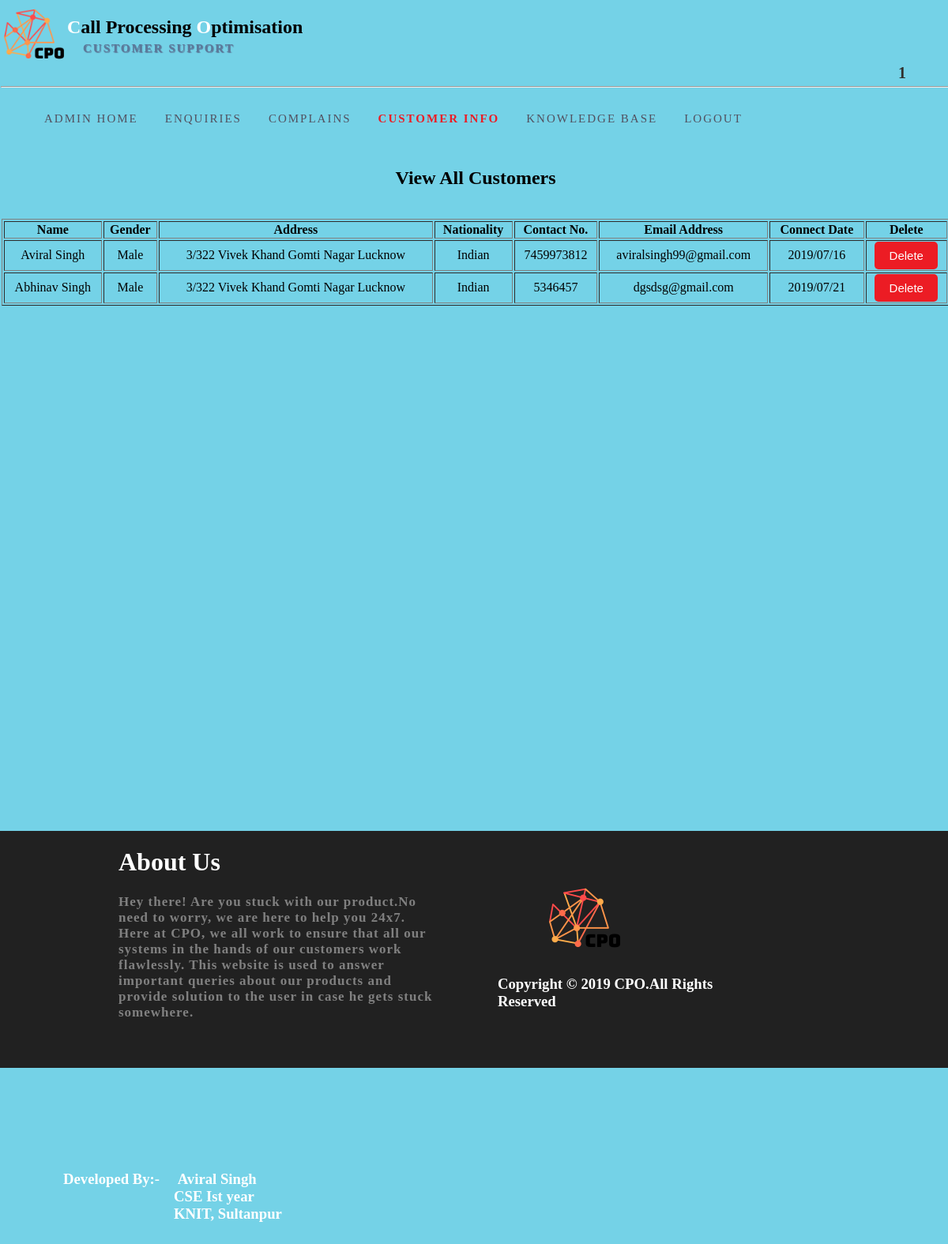
The app's page /adminzone/customerinfo (signed in), older data.
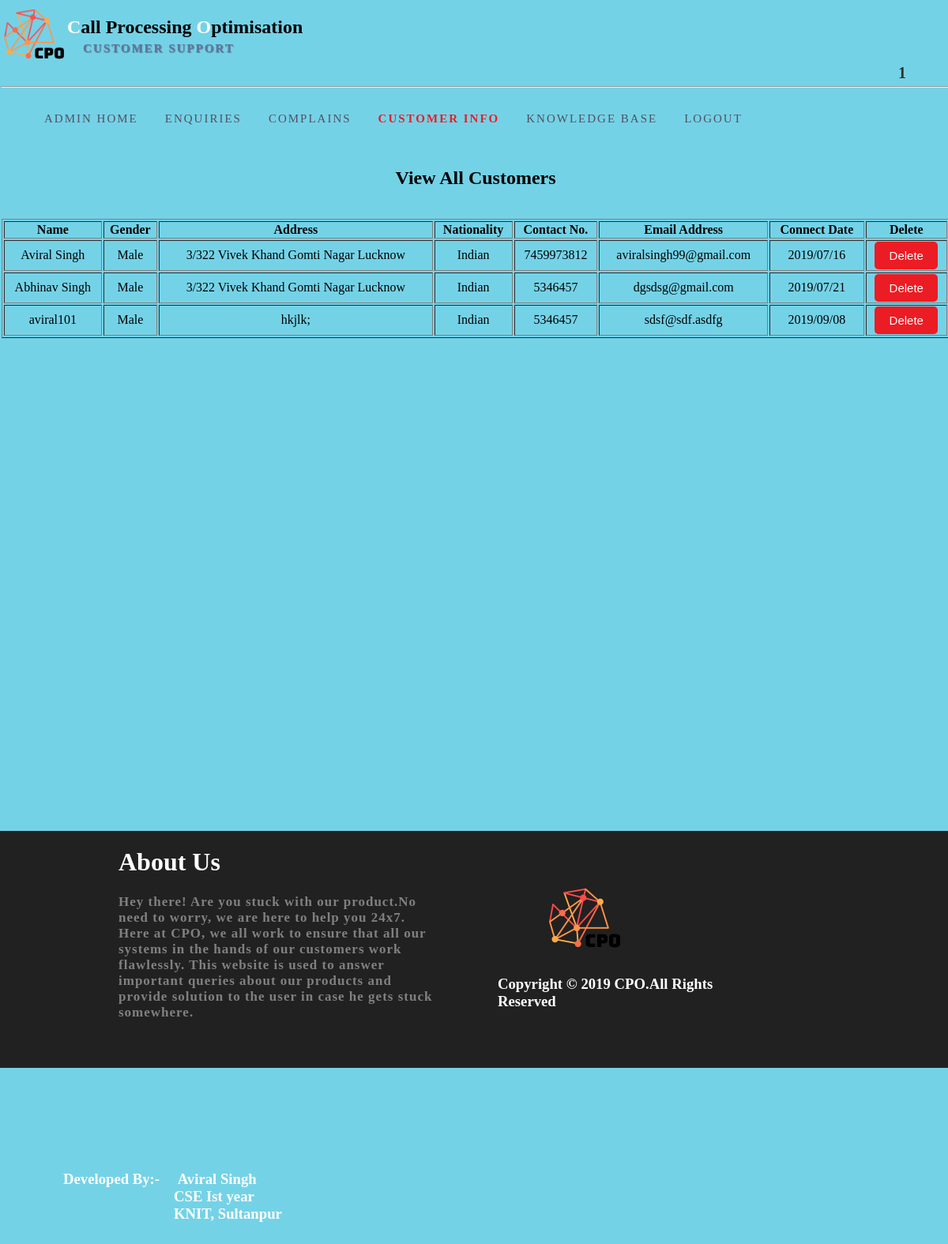
The same page, newer data.
### generalzone/models.py (models this page shows)
class CustomerInfo(models.Model):
    name=models.CharField(max_length=50)
    gender=models.CharField(max_length=6)
    address=models.TextField()
    nationality=models.CharField(max_length=50)
    contactno=models.CharField(max_length=15)
    emailaddress=models.CharField(max_length=50,primary_key=True)
    password=models.CharField(max_length=20)
    connectdate = models.CharField(max_length=20)

### adminzone/views.py (the view)
def customerinfo(request):
    try:
        if request.session['adminid']:
            name = request.session.get('adminid')
            cust=CustomerInfo.objects.all()
            return render(request,'customerinfo.html',{'name':name,'cust':cust})
        else:
            return render(request,'login.html')
    except KeyError:
        return render(request,'login.html')

### adminzone/templates/customerinfo.html (shortened to what this page needs)
<!DOCTYPE html>
<html lang="en">
<head>
    {% load static %}
    <link href="{% static 'css\style2.css' %}" rel="stylesheet" />
</head>
<body>
<div id="b1">
<div id="outer">
    <div id="p1">
        <div class="s1">
            <a href="{% url 'adminzone:adminhome' %}"><div class="s3" style="background-image:url('{% static "images/logo.png" %}');background-size:100%;background-repeat:no-repeat;"></div></a>
            <div class="s4">
                <h2><span style="color:white;">C</span>all Processing <span style="color:white;">O</span>ptimisation</h2>
                <h4 style="color:#5b7a9a; margin-left:20px;margin-top:-15px;font-size:15px;letter-spacing:2px;text-shadow:1px 1px 1px;">CUSTOMER SUPPORT</h4>
            </div>
            <div class="s5" style="border:none;">
                {% if name %}
                <h4 style="margin-top:80px;margin-left:140px;text-transform:uppercase;color:#31302c;font-family:calibri;letterspacing:1px;font-size:20px;">{{ name }}</h4>
                {% endif %}
            </div>
        </div>
        <hr style="background-color:black;"/>
    <div id="menu">
	    <ul>
		    <li><a href="{% url 'adminzone:adminhome' %}">ADMIN HOME</a></li>
		    <li><a href="{% url 'adminzone:enquiries' %}">ENQUIRIES</a></li>
		    <li><a href="{% url 'adminzone:complains' %}">COMPLAINS</a></li>
		    <li><a style="font-weight:900;color:#ec1c24;" href="{% url 'adminzone:customerinfo' %}">CUSTOMER INFO</a></li>
		    <li><a href="{% url 'adminzone:knowledgebase' %}">KNOWLEDGE BASE</a></li>
		    <li><a href="{% url 'adminzone:logout' %}">LOGOUT</a></li>
		</ul>
	</div>
    <div class="s6">
        <h2 style="text-align:center;">View All Customers</h2><br/>
        <table border="1" style="margin:0 auto;width:100%">
        <tr>
            <th>Name</th>
            <th>Gender</th>
            <th>Address</th>
            <th>Nationality</th>
            <th>Contact No.</th>
            <th>Email Address</th>
            <th>Connect Date</th>
            <th>Delete</th>
        </tr>
            {% for c in cust %}
            <tr>
            <td align="center">{{ c.name }}</td>
            <td align="center">{{ c.gender }}</td>
            <td align="center" style="max-width:300px;word-wrap:break-word;">{{ c.address }}</td>
            <td align="center">{{ c.nationality }}</td>
            <td align="center">{{ c.contactno }}</td>
            <td align="center">{{ c.emailaddress }}</td>
            <td align="center">{{ c.connectdate }}</td>
                <td align="center">
                    <a href="{% url 'adminzone:deletecustomerinfo' emailaddress=c.emailaddress %}"><button class="button2">Delete</button></a>
                </td>
            </tr>
            {% endfor %}
        </table>
    </div>
    </div>
<div class="s9">
    <div class="s11"></div>
    <div class="s10">
        <h1 style="color:white;">About Us</h1>
        <p style="font-family:calibri;color:#808080;letter-spacing:1px;font-weight:900;font-size:17px;">Hey there! Are you
            stuck with our product.No need to worry, we are here to help you 24x7.  Here at CPO, we all work to ensure that all
        our systems in the hands of our customers work flawlessly.  This website is used to answer important queries about
        our products and provide solution to the user in case he gets stuck somewhere.</p>
    </div>
    <div class="s10">
        <img src="{% static 'images/logo.png' %}" height="100px" width="100px" style="margin-left:140px;margin-top:60px;"/>
        <h3 style="color:white;margin-left:80px;font-family:calibri;">Copyright &copy 2019 CPO.All Rights Reserved</h3>
    </div>
    <div class="s10">
        <h3 style="color:white;margin-left:80px;font-family:calibri;margin-top:130px;">Developed By:- <span style="margin-left:18px;">Aviral Singh</span><br/>
            <span style="margin-left:140px;">CSE Ist year</span><br/><span style="margin-left:140px;">KNIT, Sultanpur</span></h3>
    </div>
</div>
</div>
</div>
</body>
</html>

Row changes from the older to the newer data that the page shows:
added CustomerInfo: name "aviral101", gender "Male", address "hkjlk;", nationality "Indian", contactno "5346457", emailaddress "sdsf@sdf.asdfg", connectdate "2019/09/08"
